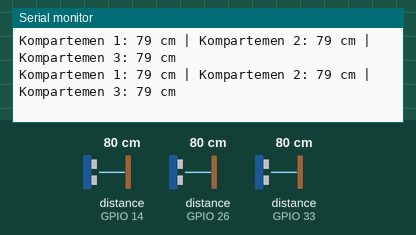
Bench run of a sketch on a simulated ESP32. Parts: the last lines printed to the serial monitor. Wiring (inferred from the names in the program): 3 × ultrasonic range finder: trigger GPIO 12, echo GPIO 14 / trigger GPIO 25, echo GPIO 33 / trigger GPIO 27, echo GPIO 26. The test bench sets the inputs (shaded band); at power-on: distance to the obstacle (sensors on GPIO 14, GPIO 26, GPIO 33) 80 cm. The echo pulse lasts 58.3 µs per cm; WiFi joins after 1.5 s; servers stay silent unless stated; web services answer with replies made up by the test bench.

Above: at 2.7 s.
2.8 s: distance to the obstacle (sensor on GPIO 14) set to 2 cm
At 3.3 s:
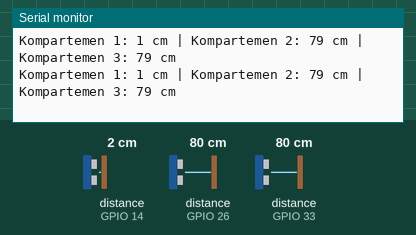
4.5 s: distance to the obstacle (sensor on GPIO 26) set to 9 cm
At 5.2 s:
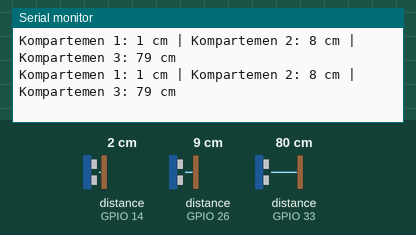
7.5 s: distance to the obstacle (sensor on GPIO 33) set to 18 cm
At 8.3 s:
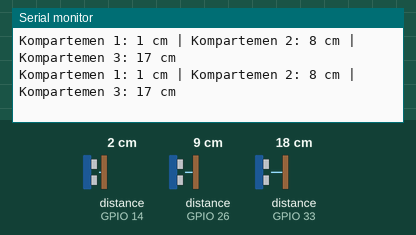
10.5 s: distance to the obstacle (sensor on GPIO 14) set to 35 cm
At 11.3 s:
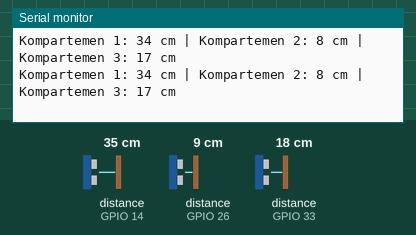
12.0 s: distance to the obstacle (sensor on GPIO 26) set to 2 cm
At 12.8 s:
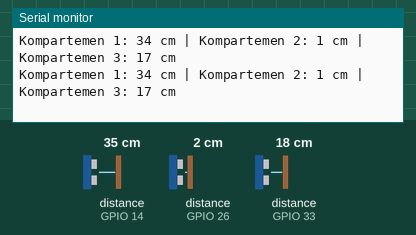
15.0 s: distance to the obstacle (sensor on GPIO 26) set to 35 cm
At 15.9 s:
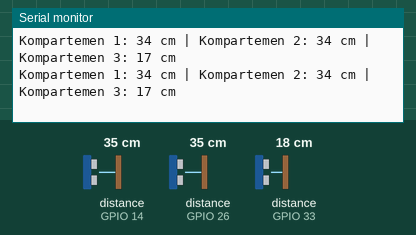
Timing chart, 0 to 17.5 s (numbered marks = the images above; inputs shaded):
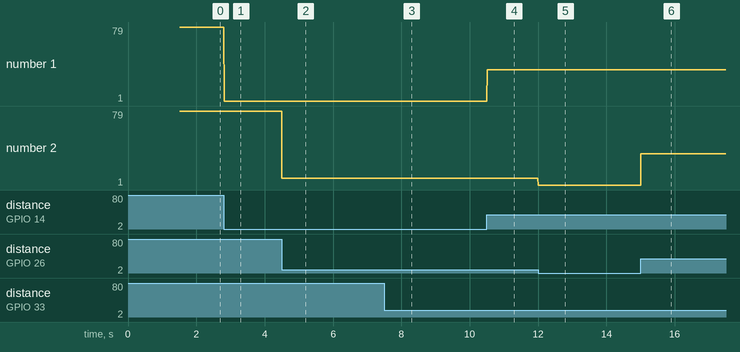

Measured:
- after the input at 2.8 s, the serial monitor: prints a new line at once (image 1)
- after the input at 4.5 s, the serial monitor: prints a new line at once (image 2)
- after the input at 7.5 s, the serial monitor: prints a new line at once (image 3)
- after the input at 10.5 s, the serial monitor: prints a new line at once (image 4)
- after the input at 12.0 s, the serial monitor: prints a new line at once (image 5)
- after the input at 15.0 s, the serial monitor: prints a new line at once (image 6)
- plotted number 1: 1 → 34 after the input at 10.5 s
- plotted number 2: 79 → 8 after the input at 4.5 s

The sketch:

caps_esp.ino
```cpp
#include <WiFi.h>
#include <HTTPClient.h>
#include "secrets.h"

String message = "Halo, ini notifikasi dari SIPILAH ESP32!";

int trig1 = 12, echo1 = 14;
int trig2 = 27, echo2 = 26;
int trig3 = 25, echo3 = 33;

// Status kapasitas tong (dalam cm)
const int batas_penuh = 10;
bool sudahKirim1 = false;
bool sudahKirim2 = false;
bool sudahKirim3 = false;

void setup() {
  Serial.begin(115200);
  WiFi.begin(ssid, password);
  while (WiFi.status() != WL_CONNECTED) {
    delay(500);
    Serial.print(".");
  }
  Serial.println("\nWiFi Terhubung!");

  pinMode(trig1, OUTPUT); pinMode(echo1, INPUT);
  pinMode(trig2, OUTPUT); pinMode(echo2, INPUT);
  pinMode(trig3, OUTPUT); pinMode(echo3, INPUT);
}

void loop() {
  int jarak1 = bacaJarak(trig1, echo1);
  int jarak2 = bacaJarak(trig2, echo2);
  int jarak3 = bacaJarak(trig3, echo3);

  Serial.printf("Kompartemen 1: %d cm | Kompartemen 2: %d cm | Kompartemen 3: %d cm\n", jarak1, jarak2, jarak3);

  cekTong(jarak1, "Logam / B3", sudahKirim1);
  cekTong(jarak2, "Anorganik", sudahKirim2);
  cekTong(jarak3, "Organik", sudahKirim3);
}

int bacaJarak(int trigPin, int echoPin) {
  digitalWrite(trigPin, LOW); delayMicroseconds(2);
  digitalWrite(trigPin, HIGH); delayMicroseconds(10);
  digitalWrite(trigPin, LOW);

  long durasi = pulseIn(echoPin, HIGH, 30000);
  if (durasi == 0) return -1;
  return durasi * 0.034 / 2;
}

void cekTong(int jarak, String nama, bool &sudahKirim) {
  if (jarak > 0 && jarak < batas_penuh && !sudahKirim) {
    kirimTelegram("⚠️ Tong " + nama + " sudah penuh!");
    sudahKirim = true;
  } else if (jarak > 20 && sudahKirim) {
    sudahKirim = false;
    Serial.println("✅ Tong " + nama + " sudah dikosongkan.");
  }
}

void kirimTelegram(String pesan) {
  if (WiFi.status() == WL_CONNECTED) {
    HTTPClient http;
    String url = "https://api.telegram.org/bot" + BOT_TOKEN + "/sendMessage?chat_id=" + CHAT_ID + "&text=" + urlEncode(pesan);
    http.begin(url);
    int httpCode = http.GET();
    if (httpCode > 0) Serial.println("📤 Notifikasi terkirim!");
    else Serial.println("❌ Gagal kirim.");
    http.end();
  }
}

String urlEncode(String text) {
  String encoded = "";
  char code[] = "0123456789ABCDEF";
  for (int i = 0; i < text.length(); i++) {
    char c = text.charAt(i);
    if (isalnum(c)) encoded += c;
    else {
      encoded += '%';
      encoded += code[(c >> 4) & 0xF];
      encoded += code[c & 0xF];
    }
  }
  return encoded;
}
```

secrets.example.h
```cpp
#ifndef SECRETS_H
#define SECRETS_H

// Salin file ini menjadi "secrets.h" dan isi dengan kredensial asli Anda
const char* ssid     = "NAMA_WIFI_ANDA";
const char* password = "PASSWORD_WIFI_ANDA";

String BOT_TOKEN     = "TOKEN_BOT_TELEGRAM_ANDA";
String CHAT_ID       = "CHAT_ID_TELEGRAM_ANDA";

#endif
```
